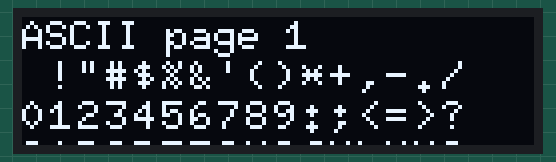
Bench run of a sketch on a simulated Arduino Uno, built with avr-gcc and run on an emulated ATmega328P. On the bench: 128×32 one-colour display.

Above: at 7.2 s.
At 9.2 s:
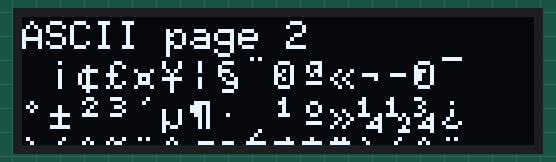
At 11.2 s:
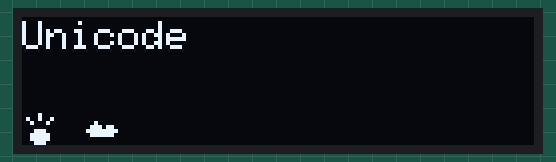
At 12.3 s:
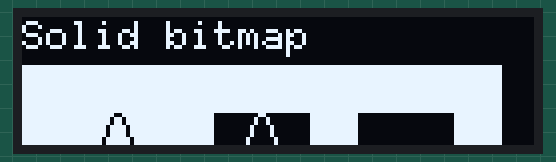
At 13.5 s:
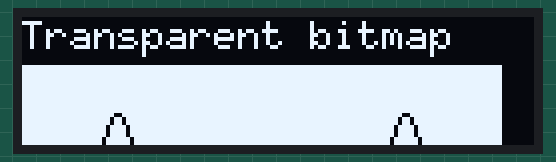
At 14.7 s:
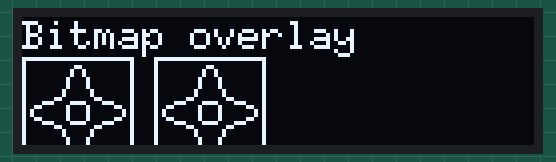

The sketch:

15_SimpleGraphicsTestSSD1306.ino
```cpp
#include <Arduino.h>
#include <U8g2lib.h>
#include <Wire.h>

U8G2_SSD1306_128X32_UNIVISION_F_SW_I2C u8g2(U8G2_R2, 22, 21, U8X8_PIN_NONE);

void u8g2_prepare(void) {
  u8g2.setFont(u8g2_font_6x10_tf);
  u8g2.setFontRefHeightExtendedText();
  u8g2.setDrawColor(1);
  u8g2.setFontPosTop();
  u8g2.setFontDirection(0);
}

void u8g2_box_frame(uint8_t a) {
  u8g2.drawStr( 0, 0, "drawBox");
  u8g2.drawBox(5,10,20,10);
  u8g2.drawBox(10+a,15,30,7);
  u8g2.drawStr( 0, 30, "drawFrame");
  u8g2.drawFrame(5,10+30,20,10);
  u8g2.drawFrame(10+a,15+30,30,7);
}

void u8g2_disc_circle(uint8_t a) {
  u8g2.drawStr( 0, 0, "drawDisc");
  u8g2.drawDisc(10,18,9);
  u8g2.drawDisc(24+a,16,7);
  u8g2.drawStr( 0, 30, "drawCircle");
  u8g2.drawCircle(10,18+30,9);
  u8g2.drawCircle(24+a,16+30,7);
}

void u8g2_r_frame(uint8_t a) {
  u8g2.drawStr( 0, 0, "drawRFrame/Box");
  u8g2.drawRFrame(5, 10,40,30, a+1);
  u8g2.drawRBox(50, 10,25,40, a+1);
}

void u8g2_string(uint8_t a) {
  u8g2.setFontDirection(0);
  u8g2.drawStr(30+a,31, " 0");
  u8g2.setFontDirection(1);
  u8g2.drawStr(30,31+a, " 90");
  u8g2.setFontDirection(2);
  u8g2.drawStr(30-a,31, " 180");
  u8g2.setFontDirection(3);
  u8g2.drawStr(30,31-a, " 270");
}

void u8g2_line(uint8_t a) {
  u8g2.drawStr( 0, 0, "drawLine");
  u8g2.drawLine(7+a, 10, 40, 55);
  u8g2.drawLine(7+a*2, 10, 60, 55);
  u8g2.drawLine(7+a*3, 10, 80, 55);
  u8g2.drawLine(7+a*4, 10, 100, 55);
}

void u8g2_triangle(uint8_t a) {
  uint16_t offset = a;
  u8g2.drawStr( 0, 0, "drawTriangle");
  u8g2.drawTriangle(14,7, 45,30, 10,40);
  u8g2.drawTriangle(14+offset,7-offset, 45+offset,30-offset, 57+offset,10-offset);
  u8g2.drawTriangle(57+offset*2,10, 45+offset*2,30, 86+offset*2,53);
  u8g2.drawTriangle(10+offset,40+offset, 45+offset,30+offset, 86+offset,53+offset);
}

void u8g2_ascii_1() {
  char s[2] = " ";
  uint8_t x, y;
  u8g2.drawStr( 0, 0, "ASCII page 1");
  for( y = 0; y < 6; y++ ) {
    for( x = 0; x < 16; x++ ) {
      s[0] = y*16 + x + 32;
      u8g2.drawStr(x*7, y*10+10, s);
    }
  }
}

void u8g2_ascii_2() {
  char s[2] = " ";
  uint8_t x, y;
  u8g2.drawStr( 0, 0, "ASCII page 2");
  for( y = 0; y < 6; y++ ) {
    for( x = 0; x < 16; x++ ) {
      s[0] = y*16 + x + 160;
      u8g2.drawStr(x*7, y*10+10, s);
    }
  }
}

void u8g2_extra_page(uint8_t a)
{
  u8g2.drawStr( 0, 0, "Unicode");
  u8g2.setFont(u8g2_font_unifont_t_symbols);
  u8g2.setFontPosTop();
  u8g2.drawUTF8(0, 24, "☀ ☁");
  switch(a) {
    case 0:
    case 1:
    case 2:
    case 3:
      u8g2.drawUTF8(a*3, 36, "☂");
      break;
    case 4:
    case 5:
    case 6:
    case 7:
      u8g2.drawUTF8(a*3, 36, "☔");
      break;
  }
}

#define cross_width 24
#define cross_height 24
static const unsigned char cross_bits[] U8X8_PROGMEM  = {
  0x00, 0x18, 0x00, 0x00, 0x24, 0x00, 0x00, 0x24, 0x00, 0x00, 0x42, 0x00,
  0x00, 0x42, 0x00, 0x00, 0x42, 0x00, 0x00, 0x81, 0x00, 0x00, 0x81, 0x00,
  0xC0, 0x00, 0x03, 0x38, 0x3C, 0x1C, 0x06, 0x42, 0x60, 0x01, 0x42, 0x80,
  0x01, 0x42, 0x80, 0x06, 0x42, 0x60, 0x38, 0x3C, 0x1C, 0xC0, 0x00, 0x03,
  0x00, 0x81, 0x00, 0x00, 0x81, 0x00, 0x00, 0x42, 0x00, 0x00, 0x42, 0x00,
  0x00, 0x42, 0x00, 0x00, 0x24, 0x00, 0x00, 0x24, 0x00, 0x00, 0x18, 0x00, };

#define cross_fill_width 24
#define cross_fill_height 24
static const unsigned char cross_fill_bits[] U8X8_PROGMEM  = {
  0x00, 0x00, 0x00, 0x00, 0x00, 0x00, 0x18, 0x00, 0x18, 0x64, 0x00, 0x26,
  0x84, 0x00, 0x21, 0x08, 0x81, 0x10, 0x08, 0x42, 0x10, 0x10, 0x3C, 0x08,
  0x20, 0x00, 0x04, 0x40, 0x00, 0x02, 0x80, 0x00, 0x01, 0x80, 0x18, 0x01,
  0x80, 0x18, 0x01, 0x80, 0x00, 0x01, 0x40, 0x00, 0x02, 0x20, 0x00, 0x04,
  0x10, 0x3C, 0x08, 0x08, 0x42, 0x10, 0x08, 0x81, 0x10, 0x84, 0x00, 0x21,
  0x64, 0x00, 0x26, 0x18, 0x00, 0x18, 0x00, 0x00, 0x00, 0x00, 0x00, 0x00, };

#define cross_block_width 14
#define cross_block_height 14
static const unsigned char cross_block_bits[] U8X8_PROGMEM  = {
  0xFF, 0x3F, 0x01, 0x20, 0x01, 0x20, 0x01, 0x20, 0x01, 0x20, 0x01, 0x20,
  0xC1, 0x20, 0xC1, 0x20, 0x01, 0x20, 0x01, 0x20, 0x01, 0x20, 0x01, 0x20,
  0x01, 0x20, 0xFF, 0x3F, };

void u8g2_bitmap_overlay(uint8_t a) {
  uint8_t frame_size = 28;

  u8g2.drawStr(0, 0, "Bitmap overlay");

  u8g2.drawStr(0, frame_size + 12, "Solid / transparent");
  u8g2.setBitmapMode(false /* solid */);
  u8g2.drawFrame(0, 10, frame_size, frame_size);
  u8g2.drawXBMP(2, 12, cross_width, cross_height, cross_bits);
  if(a & 4)
    u8g2.drawXBMP(7, 17, cross_block_width, cross_block_height, cross_block_bits);

  u8g2.setBitmapMode(true /* transparent*/);
  u8g2.drawFrame(frame_size + 5, 10, frame_size, frame_size);
  u8g2.drawXBMP(frame_size + 7, 12, cross_width, cross_height, cross_bits);
  if(a & 4)
    u8g2.drawXBMP(frame_size + 12, 17, cross_block_width, cross_block_height, cross_block_bits);
}

void u8g2_bitmap_modes(uint8_t transparent) {
  const uint8_t frame_size = 24;

  u8g2.drawBox(0, frame_size * 0.5, frame_size * 5, frame_size);
  u8g2.drawStr(frame_size * 0.5, 50, "Black");
  u8g2.drawStr(frame_size * 2, 50, "White");
  u8g2.drawStr(frame_size * 3.5, 50, "XOR");

  if(!transparent) {
    u8g2.setBitmapMode(false /* solid */);
    u8g2.drawStr(0, 0, "Solid bitmap");
  } else {
    u8g2.setBitmapMode(true /* transparent*/);
    u8g2.drawStr(0, 0, "Transparent bitmap");
  }
  u8g2.setDrawColor(0);// Black
  u8g2.drawXBMP(frame_size * 0.5, 24, cross_width, cross_height, cross_bits);
  u8g2.setDrawColor(1); // White
  u8g2.drawXBMP(frame_size * 2, 24, cross_width, cross_height, cross_bits);
  u8g2.setDrawColor(2); // XOR
  u8g2.drawXBMP(frame_size * 3.5, 24, cross_width, cross_height, cross_bits);
}

uint8_t draw_state = 0;

void draw(void) {
  u8g2_prepare();
  switch(draw_state >> 3) {
    case 0: u8g2_box_frame(draw_state&7); break;
    case 1: u8g2_disc_circle(draw_state&7); break;
    case 2: u8g2_r_frame(draw_state&7); break;
    case 3: u8g2_string(draw_state&7); break;
    case 4: u8g2_line(draw_state&7); break;
    case 5: u8g2_triangle(draw_state&7); break;
    case 6: u8g2_ascii_1(); break;
    case 7: u8g2_ascii_2(); break;
    case 8: u8g2_extra_page(draw_state&7); break;
    case 9: u8g2_bitmap_modes(0); break;
    case 10: u8g2_bitmap_modes(1); break;
    case 11: u8g2_bitmap_overlay(draw_state&7); break;
  }
}


void setup(void) {
  u8g2.begin();
}

void loop(void) {
  // picture loop
  u8g2.clearBuffer();
  draw();
  u8g2.sendBuffer();

  // increase the state
  draw_state++;
  if ( draw_state >= 12*8 )
    draw_state = 0;

  // deley between each page
  delay(100);

}
```

Measured:
- by itself, everything shown: repeats every 15.8 s, in 54 steps
- what the display in image 0 shows lasts 2.1 s, from 7.1 s to 9.2 s
- what the display in image 2 shows lasts 1.0 s, from 11.2 s to 12.2 s
- what the display in image 3 shows lasts 1.2 s, from 12.2 s to 13.4 s
- what the display in image 5 shows lasts 0.6 s, from 14.7 s to 15.3 s
